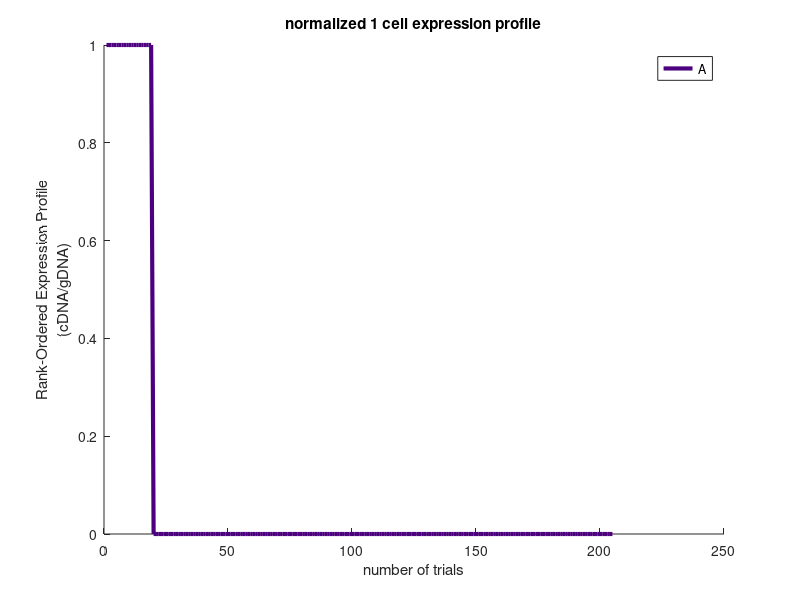
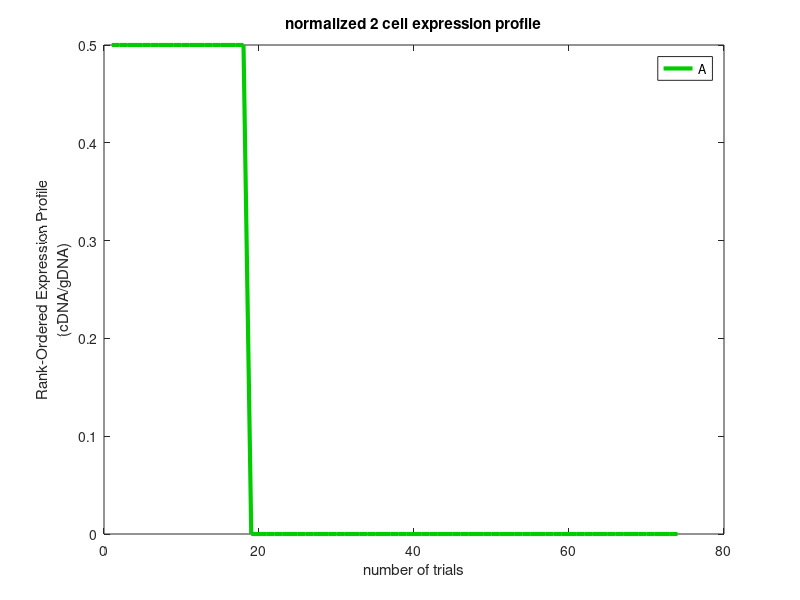
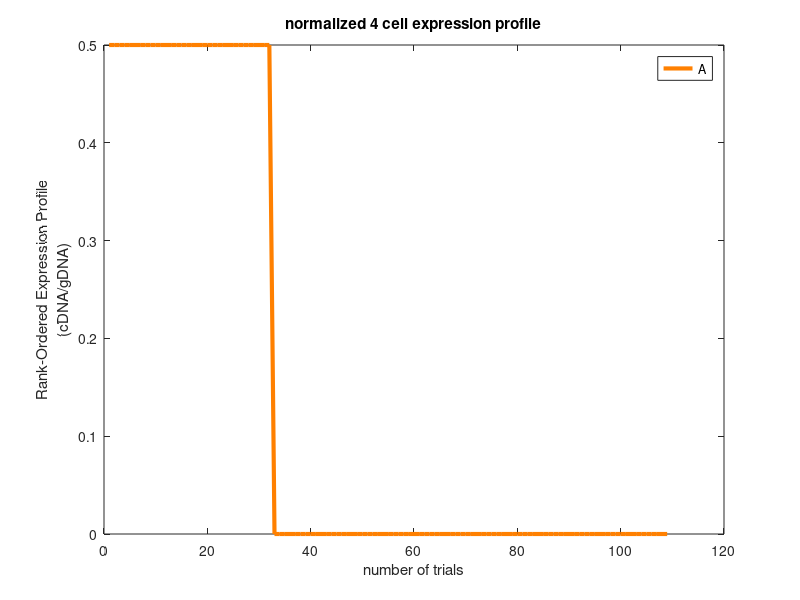
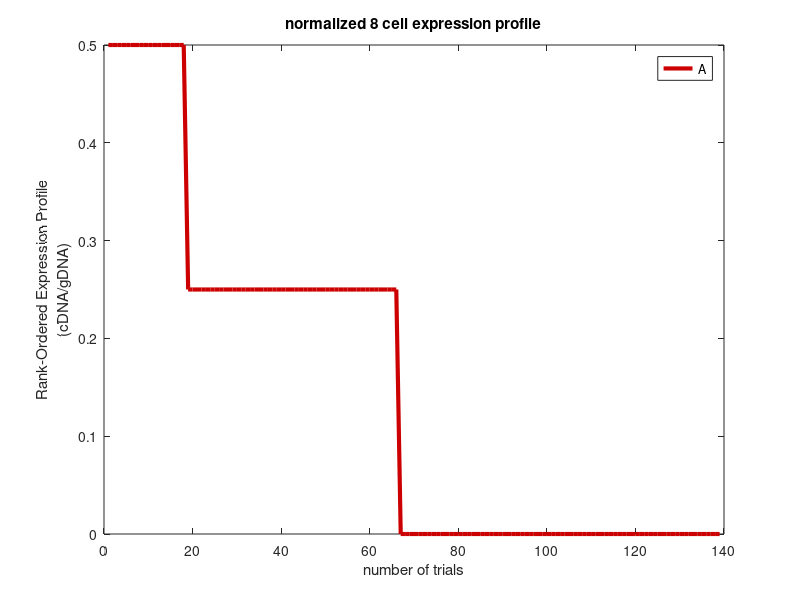

Write MATLAB code to recreate these figures, in order.
tic
%{
BarCode sim for Dr. Jongmin Nam
Sean McQuade and Jongmin Nam 1.08.2015 to 5.26.2015
using Sea Urchin Lineage from "Development of Sea Urchins, Ascidians, and
other invertebrate Deuterostomes: Experimental Approaches"
Authors: Charles A. Ettensohn, Gary M. Wessel, Gregory A. Wray
Elsevier academic press
 
% i=cellgroup integraged; 
% j=cell in group; 
% int = number of integrated cells
% exp = number of expressed cells
%}

%All oblique cell cleavages are coded as horizontal cleavages!

%Total_Targets is a cell array with all targets to be compared
%the simulation loops through this cell array
Total_Targets{1} = [51,56];
% Total_Targets{2} = 51;
% Total_Targets{3} = 52;
% Total_Targets{4} = [51,52];

for a = 1:size(Total_Targets,2)
global Number_of_Iterations
%parameters
Number_of_Trials = 1;
Number_of_Iterations = 1000;
percent_trim = 0.01;

%initialize
C{64}=[];          %preallocate memory for Cell array
Integration_Stage = zeros(Number_of_Iterations,1);
Target1 = 51;       %cells in which integration provides transcription
Target2 = 52;
Integrated_Cells = zeros(Number_of_Iterations,1);
Expressed_Cells = zeros(Number_of_Iterations,1);
Ratio_Exp_to_Int = zeros(Number_of_Iterations,1);
A_plot = [0, 0, 0]; %place holder
A_raw = [0, 0, 0]; %place holder
% one_cell_data = [one_cell_data; CRM_raw(i,:)];
% two_cell_data = [two_cell_data; CRM_raw(i,:)];
% four_cell_data = [four_cell_data; CRM_raw(i,:)];
% eight_cell_data = [eight_cell_data; CRM_raw(i,:)];
% sixteen_cell_data = [sixteen_cell_data; CRM_raw(i,:)];
% thirtytwo_cell_data = [thirtytwo_cell_data; CRM_raw(i,:)];
% sixtyfour_cell_data = [four_cell_data; CRM_raw(i,:)];
% one_twentyeight_cell_data = [one_twentyeight_cell_data; CRM_raw(i,:)];
% two_fiftysix_cell_data = [two_fiftysix_cell_data; CRM_raw(i,:)];

%save file name
path = sprintf('Sim26_target_%s.txt',mat2str(Total_Targets{a}));

for b = 1:Number_of_Trials       
for c = 1:Number_of_Iterations     
%{  
The probability of DNA integration occuring in a stage is modeled on 
empiracally obtained profile from Dr. Nam. For a given stage, the probability 
of DNA integration into the ith group is proportional to the number of 
cells in the ith group.
%}

% create integration profile (this must change for oblique clev

h = randi(95148);
if h == 1 %0th stage, yields ~424 integrated cells
    i=1;
    m=1;
elseif h >= 2 && h<=31 %Stage I, yields ~212 integrated cells
    i=2;
    m=2;
elseif h>=32 && h<=958   %Stage II, yields ~106 integrated cells
    i=3;      
    m=3;
elseif h>=959 && h<=9589 %Stage III, yields ~64 integrated cells
    i=4;
    m=4;
elseif h>=9590 && h<=28880  %Stage IV, yields ~32-42 integrated cells
    i=randi([5,8]);
    m=5;
elseif h>=28881 && h<=46066 %Stage V, yields ~16 integrated cells 
    p=randi(6);
    if p==1
        i=10;
    elseif p==2
        i=11;
    elseif p==3 || p==4
        i = 12;
    elseif p==5 || p==6
        i=13;
    end
    m=6;
elseif h>=46067 && h<=58496 %Stage VI, yields ~8-10 integrated cells
    p=randi(14);
    if p==1
        i=9;
    elseif p==2
        i=14;
    elseif p==3
        i = 16;
    elseif p==4
        i=17;
    elseif p==5 || p==6
        i=18;
    elseif p>=7 && p<=10
        i=19;
    elseif p==11 || p==12
        i=20;
    elseif p==13 || p==14
        i=21;
    end
    m=7;
elseif h>=58497 && h<=68321 %Stage VII, yields ~4 integrated cells
    p=randi(26);
    if p==1
        i=22;
    elseif p==2
        i=23;
    elseif p==3 || p==4
        i=24;
    elseif p==5 || p==6
        i=25;
    elseif p>=7 && p<=10
        i=26;
    elseif p>=11 && p<=14
        i=27;
    elseif p>=15 && p<=18
        i=28;
    elseif p>=19 && p<=22
        i=29;
    elseif p>=23 && p<=26
        i=30;
    end
    m=8;
elseif h>=68322 && h<75147  %Stage VIII, yields ~2 integrated cells
    p=randi(53);

    if p == 1
        i = 15;
    elseif p>=2 && p<=5
        i=randi([31,34]);
    elseif p==6 || p==7
        i = 35;
    elseif p==8 || p==9
        i = 36;
    elseif p>=10 && p<=13
        i = 37;
    elseif p>=14 && p<=37
        i=randi([38,40]);
    elseif p>=38 && p<=53
        i=randi([41,44]);
    end
    m=9;
elseif h>=75148 && h<=95148 %Stage IX, yields 1 integrated cell
    i=randi([45,64]);
    m=10;
end

%make vector for hist: Integration_Stage
Integration_Stage(c)=m;

%  Cell in group C{i} chosen uniformly.
if i == 1
    DNA_integrated_cell = 1;
elseif i == 2
    DNA_integrated_cell = randi(2);
elseif i>=3 && i<=11 || i>=14 && i<=17 || i>=31 && i<=34 || i>=45 && i<=46 || ...
        i>=22 && i<=23
    DNA_integrated_cell = randi(4);
elseif i>=12 && i<=13 || i==18 || i>=20 && i<=21 || i>=24 && i<=25 || ... 
        i>=35 && i<=36 || i>=47 && i<=48 || i>=61 
    DNA_integrated_cell = randi(8);
elseif i==19 || i>=26 && i<=30 || i>=41 && i<=44 || i==49 
    DNA_integrated_cell = randi(16);
elseif i>=37 && i<=40 || i>=50 && i<=60
    DNA_integrated_cell = randi(32);
end

%the DNA is integrated in the jth cell in the ith group.
j = DNA_integrated_cell;
    
Cells0 = zeros(1,1); 

C{1}= Cells0;
C{i}(1)=1;
C{2}= cat(2,C{1},C{1});              
C{i}(j)=1;
C{3}= cat(2,C{2},C{2});              
C{i}(j)=1;

C{4}= C{3}; 
C{5}= C{3}; 

C{i}(j)=1;
C{6}= C{4};                                                              %4
C{7}= C{4};                                                              %4  
C{8}= C{5};                                                              %4
C{9}= C{5};                                                              %4

C{i}(j)=1; 
C{10} = C{6};  
C{11} = C{6};  
C{12} = cat(2,C{7},C{7});       
C{13} = cat(2,C{8},C{8});         
C{14} = C{9};  
C{15} = C{9};  

C{i}(j)=1; 
C{16} = C{10};                    
C{17} = C{10};                    
C{18} = cat(2,C{11},C{11});     
C{19} = cat(2,C{12},C{12});      
C{20} = C{13};                  
C{21} = C{13};                   
C{22} = C{14};                        
C{23} = C{14};                        

%116 Total Cells   

C{i}(j)=1;                                                   
C{24}= cat(2,C{16},C{16});
C{25}= cat(2,C{17},C{17});
C{26}= cat(2,C{18},C{18});
C{27}= C{19};
C{28}= C{19};
C{29}=  cat(2,C{20},C{20});
C{30}= cat(2,C{21},C{21});
C{31}= C{22};
C{32}= C{22};
C{33}= C{23};
C{34}= C{23};

%232 total cells

C{i}(j)=1; 
C{35}= C{24};
C{36}= C{24};
C{37}=  cat(2,C{25},C{25});
C{38}= cat(2,C{26},C{26});
C{39}= cat(2,C{27},C{27});
C{40}= cat(2,C{28},C{28});
C{41}= C{29};
C{42}= C{29};
C{43}= C{30};
C{44}= C{30};
C{45}= C{15};
C{46}= C{15};

%424 total cells

C{i}(j)=1; 
C{47}= C{35};
C{48}= C{35};
C{49}= cat(2,C{36},C{36});
C{50}= cat(2,C{37},C{37});
C{51}= C{38};
C{52}= C{38};
C{53}= C{39};
C{54}= C{39};
C{55}= C{40};
C{56}= C{40};
C{57}= cat(2,C{41},C{41});
C{58}= cat(2,C{42},C{42});
C{59}= cat(2,C{43},C{43});
C{60}= cat(2,C{44},C{44}); 
C{61}= cat(2,C{31},C{31});
C{62}= cat(2,C{32},C{32});
C{63}= cat(2,C{33},C{33});
C{64}= cat(2,C{34},C{34});

C{i}(j)=1;

%Count integrated cells within specified "target" groups
Expressed_Cells = 0; 
for d=1:size(Total_Targets{a},2)
Expressed_Cells = Expressed_Cells + nnz(C{Total_Targets{a}(d)});
end

% half1 = round(size(Target1)/2);
% half2 = round(size(Target2)/2);
% %Expressed_Cells(c) = nnz(C{Target1})+ nnz(C{Target2});
% Expressed_Cells(c) = nnz(C{Target1}(half1:end)) + nnz(C{Target2}(1:half2));

%Counts integrated cells in all stage 9 groups(also C{45} and C{46} (SM))
Integrated_Cells  = nnz(C{47}) + nnz(C{48}) + nnz(C{49}) + ...
    nnz(C{50}) + nnz(C{51}) + nnz(C{52}) + nnz(C{53}) + nnz(C{54}) +...
    nnz(C{55}) + nnz(C{56}) + nnz(C{57}) + nnz(C{58}) + nnz(C{59}) +...
    nnz(C{60}) + nnz(C{61}) + nnz(C{62}) + nnz(C{63}) + nnz(C{64}) +...
    nnz(C{45}) + nnz(C{46}); %these last two terms add SM1 and SM2
%log the ratio of this particular iteration in the experiment
Ratio_Exp_to_Int = Expressed_Cells/Integrated_Cells;
A_raw = [A_raw; Expressed_Cells, Integrated_Cells, Ratio_Exp_to_Int];
if Integrated_Cells >= 4
    A_plot = [A_plot; Expressed_Cells, Integrated_Cells, Ratio_Exp_to_Int];
end
%1celldata, 2celldata, 4celldata, etc.
end
%Data is ordered by column 3 (expression ratio), then put into descending
B_raw = sortrows(A_raw,3); %orders array with respect to(WRT) col 3
D_raw = flip(B_raw,1) ;    %puts into descending order WRT col 3
D_raw(end,:) = [];     %removes the last row from array, initial zeros for A.
CRM_raw = D_raw;
avg_exp_raw = sum(CRM_raw(:,1))/sum(CRM_raw(:,2)); %from (eq2)



  
%write information to file
fileID = fopen(path,'a');
fprintf(fileID,'%s%s\t%s\t%i\t%s\t%i\t%s\t%f\n','#Target_',mat2str(Total_Targets{a}),'cDNAall'...
    ,sum(CRM_raw(:,1)),'gDNAall',sum(CRM_raw(:,2)),'c/g_all', avg_exp_raw);
fclose(fileID);
end

one_cell_data{a} = [];
two_cell_data{a} = [];
four_cell_data{a} = [];
eight_cell_data{a} = [];
sixteen_cell_data{a} = [];
thirtytwo_cell_data{a} = [];
fourtytwo_cell_data{a} = [];
sixtyfour_cell_data{a} = [];
one_hundred_six_cell_data{a} = [];
two_twelve_cell_data{a} = [];
four_twentyfour_cell_data{a} = [];

for i = 1:size(CRM_raw,1)
    if CRM_raw(i,2) == 1
        one_cell_data{a} = [one_cell_data{a}; CRM_raw(i,:)];
    elseif CRM_raw(i,2) == 2
        two_cell_data{a} = [two_cell_data{a}; CRM_raw(i,:)];
    elseif CRM_raw(i,2) == 4        
        four_cell_data{a} = [four_cell_data{a}; CRM_raw(i,:)];
    elseif CRM_raw(i,2) == 8
        eight_cell_data{a} = [eight_cell_data{a}; CRM_raw(i,:)];
    elseif CRM_raw(i,2) == 16  
        sixteen_cell_data{a} = [sixteen_cell_data{a}; CRM_raw(i,:)];
    elseif CRM_raw(i,2) == 32
        thirtytwo_cell_data{a} = [thirtytwo_cell_data{a}; CRM_raw(i,:)];
    elseif CRM_raw(i,2) == 42
        fourtytwo_cell_data{a} = [fourtytwo_cell_data{a}; CRM_raw(i,:)];
    elseif CRM_raw(i,2) == 64        
        sixtyfour_cell_data{a} = [sixtyfour_cell_data{a}; CRM_raw(i,:)];
    elseif CRM_raw(i,2) == 106
        one_hundred_six_cell_data{a} = [one_hundred_six_cell_data{a}; CRM_raw(i,:)];
    elseif CRM_raw(i,2) == 212        
        two_twelve_cell_data{a} = [two_twelve_cell_data{a}; CRM_raw(i,:)];
    elseif CRM_raw(i,2) == 424        
        four_twentyfour_cell_data{a} = [four_twentyfour_cell_data{a}; CRM_raw(i,:)];
    end
end

end
linestyle = ['-'];
for a = 1:size(Total_Targets,2)
hold on
%figure 1
if ~isempty(one_cell_data{a})
figure(1)
simple_vector = (1:size(one_cell_data{a},1));
title1 = sprintf('normalized 1 cell expression profile');
plot(simple_vector, one_cell_data{a}(:,3),'Color',[.3 0 .5],...
    'LineWidth',3,'LineStyle',linestyle(a))
xlabel('number of trials');
ylabel({'Rank-Ordered Expression Profile','(cDNA/gDNA)'});
legend('A')
title(title1)
axis auto
end
hold on
%figure 2
if ~isempty(two_cell_data{a})
figure(2)
simple_vector = (1:size(two_cell_data{a},1));
title2 = sprintf('normalized 2 cell expression profile');
plot(simple_vector, two_cell_data{a}(:,3),'Color',[0 .8 0],...
    'LineWidth',3,'LineStyle',linestyle(a))
xlabel('number of trials');
ylabel({'Rank-Ordered Expression Profile','(cDNA/gDNA)'});
legend('A')
title(title2)
axis auto
end
hold on
%figure 3
if ~isempty(four_cell_data{a})
figure(3)
simple_vector = (1:size(four_cell_data{a},1));
title3 = sprintf('normalized 4 cell expression profile');
plot(simple_vector, four_cell_data{a}(:,3),'Color',[1 .5 0],...
    'LineWidth',3,'LineStyle',linestyle(a))
xlabel('number of trials');
ylabel({'Rank-Ordered Expression Profile','(cDNA/gDNA)'});
legend('A')
title(title3)
axis auto
end
hold on
%figure 4
if ~isempty(eight_cell_data{a})
figure(4)
simple_vector = (1:size(eight_cell_data{a},1));
title4 = sprintf('normalized 8 cell expression profile');
plot(simple_vector, eight_cell_data{a}(:,3),'Color',[.8 0 0],...
    'LineWidth',3,'LineStyle',linestyle(a))
xlabel('number of trials');
ylabel({'Rank-Ordered Expression Profile','(cDNA/gDNA)'});
legend('A')
title(title4)
axis auto
end
hold on
%figure 5
if ~isempty(sixteen_cell_data{a})
figure(5)
simple_vector = (1:size(sixteen_cell_data{a},1));
title5 = sprintf('normalized 16 cell expression profile');
plot(simple_vector, sixteen_cell_data{a}(:,3),'Color',[.5 0 0],...
    'LineWidth',3,'LineStyle',linestyle(a))
xlabel('number of trials');
ylabel({'Rank-Ordered Expression Profile','(cDNA/gDNA)'});
legend('A')
title(title5)
axis auto
end
hold on
%figure 6
if ~isempty(thirtytwo_cell_data{a})
figure(6)
simple_vector = (1:size(thirtytwo_cell_data{a},1));
title6 = sprintf('normalized 32 cell expression profile');
plot(simple_vector, thirtytwo_cell_data{a}(:,3),'Color',[0 .3 0],...
    'LineWidth',3,'LineStyle',linestyle(a))
xlabel('number of trials');
ylabel({'Rank-Ordered Expression Profile','(cDNA/gDNA)'});
legend('A')
title(title6)
axis auto
end
hold on

end

toc
